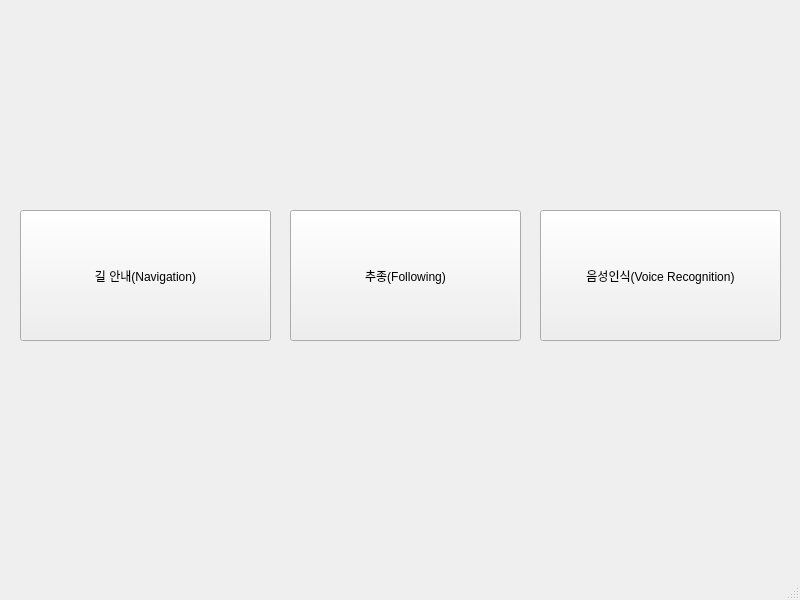
<?xml version="1.0" encoding="UTF-8"?>
<ui version="4.0">
 <class>MainWindow</class>
 <widget class="QMainWindow" name="MainWindow">
  <property name="geometry">
   <rect>
    <x>0</x>
    <y>0</y>
    <width>800</width>
    <height>600</height>
   </rect>
  </property>
  <property name="windowTitle">
   <string>MainWindow</string>
  </property>
  <widget class="QWidget" name="centralwidget">
   <widget class="QPushButton" name="Nav_Btn">
    <property name="geometry">
     <rect>
      <x>20</x>
      <y>210</y>
      <width>251</width>
      <height>131</height>
     </rect>
    </property>
    <property name="text">
     <string>길 안내(Navigation)</string>
    </property>
   </widget>
   <widget class="QPushButton" name="F_Btn">
    <property name="geometry">
     <rect>
      <x>290</x>
      <y>210</y>
      <width>231</width>
      <height>131</height>
     </rect>
    </property>
    <property name="text">
     <string>추종(Following)</string>
    </property>
   </widget>
   <widget class="QPushButton" name="Voice_Btn">
    <property name="geometry">
     <rect>
      <x>540</x>
      <y>210</y>
      <width>241</width>
      <height>131</height>
     </rect>
    </property>
    <property name="text">
     <string>음성인식(Voice Recognition)</string>
    </property>
   </widget>
   <widget class="QLabel" name="label">
    <property name="geometry">
     <rect>
      <x>90</x>
      <y>100</y>
      <width>121</width>
      <height>91</height>
     </rect>
    </property>
    <property name="styleSheet">
     <string notr="true">image: url(:/home/nvidia/paho_mqtt_py_demo/img/navigation.png);</string>
    </property>
    <property name="text">
     <string/>
    </property>
    <property name="pixmap">
     <pixmap resource="/home/nvidia/paho_mqtt_py_demo/nav.qrc">:/home/nvidia/paho_mqtt_py_demo/img/navigation.png</pixmap>
    </property>
    <property name="scaledContents">
     <bool>true</bool>
    </property>
   </widget>
   <widget class="QLabel" name="label_2">
    <property name="geometry">
     <rect>
      <x>330</x>
      <y>90</y>
      <width>131</width>
      <height>101</height>
     </rect>
    </property>
    <property name="styleSheet">
     <string notr="true">image: url(:/home/nvidia/paho_mqtt_py_demo/img/following.png);</string>
    </property>
    <property name="text">
     <string/>
    </property>
    <property name="pixmap">
     <pixmap resource="/home/nvidia/paho_mqtt_py_demo/following.qrc">:/home/nvidia/paho_mqtt_py_demo/img/following.png</pixmap>
    </property>
    <property name="scaledContents">
     <bool>true</bool>
    </property>
   </widget>
   <widget class="QLabel" name="label_3">
    <property name="geometry">
     <rect>
      <x>600</x>
      <y>90</y>
      <width>121</width>
      <height>101</height>
     </rect>
    </property>
    <property name="styleSheet">
     <string notr="true">image: url(:/home/nvidia/paho_mqtt_py_demo/img/mic.png);</string>
    </property>
    <property name="text">
     <string/>
    </property>
    <property name="pixmap">
     <pixmap resource="/home/nvidia/paho_mqtt_py_demo/voice.qrc">:/home/nvidia/paho_mqtt_py_demo/img/mic.png</pixmap>
    </property>
    <property name="scaledContents">
     <bool>true</bool>
    </property>
   </widget>
  </widget>
  <widget class="QMenuBar" name="menubar">
   <property name="geometry">
    <rect>
     <x>0</x>
     <y>0</y>
     <width>800</width>
     <height>24</height>
    </rect>
   </property>
  </widget>
  <widget class="QStatusBar" name="statusbar"/>
 </widget>
 <resources>
  <include location="/home/nvidia/paho_mqtt_py_demo/nav.qrc"/>
  <include location="/home/nvidia/paho_mqtt_py_demo/voice.qrc"/>
  <include location="/home/nvidia/paho_mqtt_py_demo/following.qrc"/>
 </resources>
 <connections/>
</ui>
